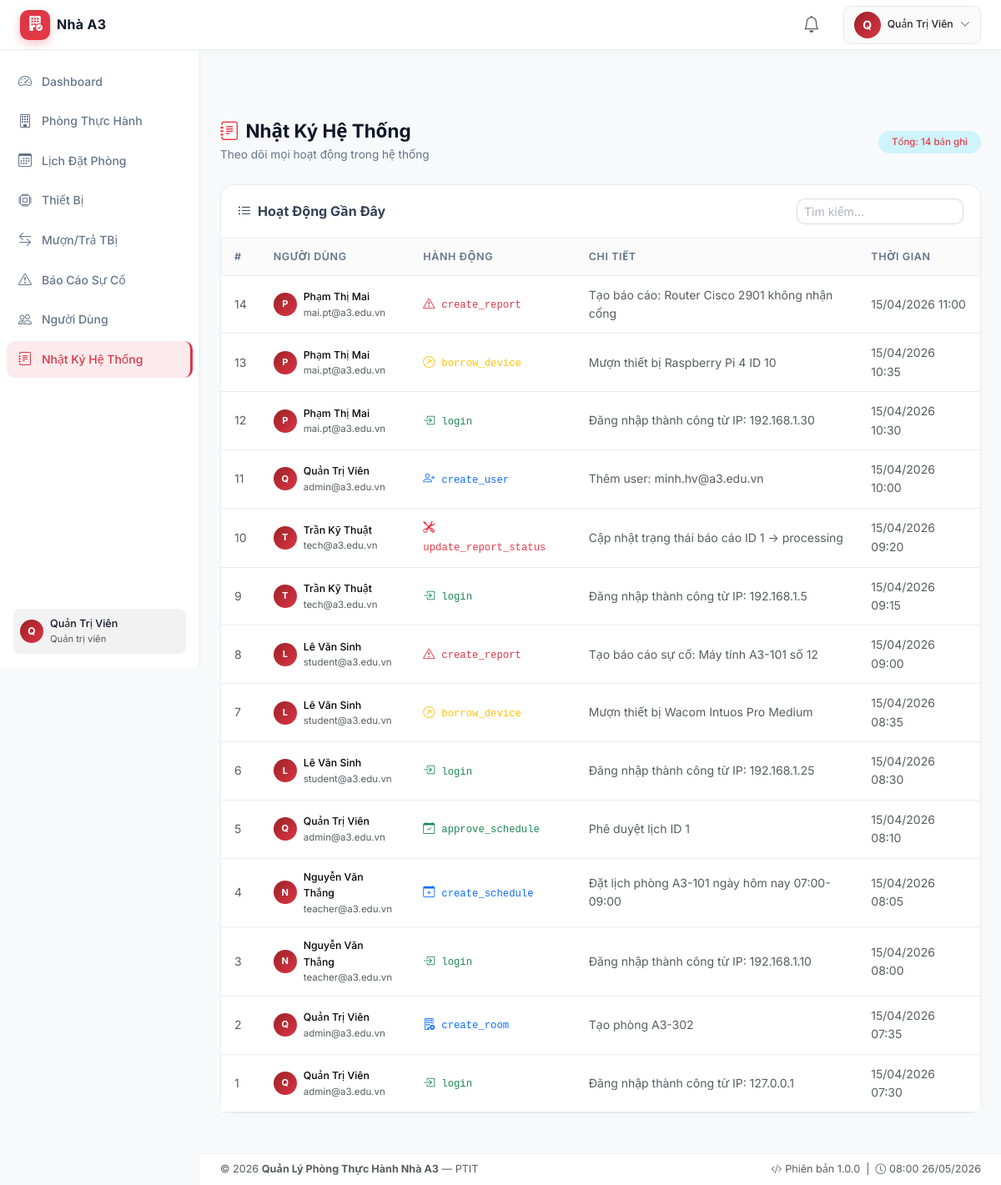
The page /views/logs.php (signed in) on the database its author committed.
### tables this page shows
CREATE TABLE `logs` (
  `id`         INT UNSIGNED NOT NULL AUTO_INCREMENT,
  `user_id`    INT UNSIGNED DEFAULT NULL,
  `action`     VARCHAR(100) NOT NULL,
  `detail`     TEXT         DEFAULT NULL,
  `created_at` DATETIME     NOT NULL DEFAULT CURRENT_TIMESTAMP,
  PRIMARY KEY (`id`),
  INDEX `idx_user_id`   (`user_id`),
  INDEX `idx_action`    (`action`),
  INDEX `idx_created_at`(`created_at`),
  CONSTRAINT `fk_log_user`
    FOREIGN KEY (`user_id`) REFERENCES `users`(`id`) ON DELETE SET NULL ON UPDATE CASCADE
);

CREATE TABLE `users` (
  `id`         INT UNSIGNED   NOT NULL AUTO_INCREMENT,
  `full_name`  VARCHAR(100)   NOT NULL,
  `email`      VARCHAR(150)   NOT NULL UNIQUE,
  `password`   VARCHAR(255)   NOT NULL,
  `role`       ENUM('admin','teacher','technician','student') NOT NULL DEFAULT 'student',
  `phone`      VARCHAR(20)    DEFAULT NULL,
  `status`     ENUM('active','inactive') NOT NULL DEFAULT 'active',
  `created_at` DATETIME       NOT NULL DEFAULT CURRENT_TIMESTAMP,
  PRIMARY KEY (`id`),
  INDEX `idx_email` (`email`),
  INDEX `idx_role`  (`role`)
);

### config/helpers.php (called while the page is built, shortened)
<?php
function formatDateTime(string $datetime): string {
    return date('d/m/Y H:i', strtotime($datetime));
}

### views/logs.php (the view, shortened to what this page needs)
<?php
require_once __DIR__ . '/../config/helpers.php';
$db   = Database::getConnection();
$page = max(1, (int) ($_GET['page'] ?? 1));
$limit  = 20;
$offset = ($page - 1) * $limit;
$total = (int) $db->query("SELECT COUNT(*) FROM logs")->fetchColumn();
$stmt  = $db->prepare(
    "SELECT l.*, u.full_name, u.email
     FROM logs l
     LEFT JOIN users u ON u.id = l.user_id
     ORDER BY l.created_at DESC LIMIT ? OFFSET ?"
);
$stmt->execute([$limit, $offset]);
$logs = $stmt->fetchAll();
$actionIcons = [
    'login'              => ['bi-box-arrow-in-right','text-success'],
    'logout'             => ['bi-box-arrow-right','text-muted'],
    'create_room'        => ['bi-building-add','text-primary'],
    'update_room'        => ['bi-pencil-square','text-warning'],
    'delete_room'        => ['bi-building-x','text-danger'],
    'create_device'      => ['bi-cpu','text-primary'],
    'update_device'      => ['bi-pencil','text-warning'],
    'delete_device'      => ['bi-trash','text-danger'],
    'create_schedule'    => ['bi-calendar-plus','text-primary'],
    'approve_schedule'   => ['bi-calendar-check','text-success'],
    'reject_schedule'    => ['bi-calendar-x','text-danger'],
    'borrow_device'      => ['bi-arrow-up-right-circle','text-warning'],
    'return_device'      => ['bi-arrow-return-left','text-success'],
    'create_report'      => ['bi-exclamation-triangle','text-danger'],
    'update_report_status'=> ['bi-tools','text-info'],
    'create_user'        => ['bi-person-plus','text-primary'],
    'update_user'        => ['bi-person-gear','text-warning'],
    'delete_user'        => ['bi-person-x','text-danger'],
];
require_once __DIR__ . '/partials/header.php';
?>
<div class="d-flex flex-column min-vh-100">
<div class="app-wrapper">
<?php require_once __DIR__ . '/partials/sidebar.php'; ?>
<div class="main-content">
  <div class="d-flex align-items-center justify-content-between mb-4">
    <div>
      <h1 class="page-title mb-1"><i class="bi bi-journal-text me-2 text-info"></i>Nhật Ký Hệ Thống</h1>
      <p class="page-subtitle mb-0">Theo dõi mọi hoạt động trong hệ thống</p>
    </div>
    <span class="badge bg-info-subtle text-info px-3 py-2">Tổng: <?= number_format($total) ?> bản ghi</span>
  </div>
  <div class="app-card">
    <div class="card-header d-flex align-items-center justify-content-between">
      <h6 class="mb-0 fw-bold"><i class="bi bi-list-ul me-2"></i>Hoạt Động Gần Đây</h6>
      <input type="text" id="tableSearch" class="form-control form-control-sm" placeholder="Tìm kiếm..." style="width:200px;">
    </div>
    <div class="card-body p-0">
      <div class="table-responsive">
        <table class="table app-table mb-0">
          <thead><tr>
            <th>#</th><th>Người dùng</th><th>Hành động</th><th>Chi tiết</th><th>Thời gian</th>
          </tr></thead>
          <tbody>
            <?php if (empty($logs)): ?>
              <tr><td colspan="5" class="text-center text-muted py-4">Chưa có nhật ký nào.</td></tr>
            <?php else: ?>
              <?php foreach ($logs as $log): ?>
                <?php
                $iconInfo = $actionIcons[$log['action']] ?? ['bi-circle','text-muted'];
                ?>
                <tr>
                  <td class="text-muted small"><?= $log['id'] ?></td>
                  <td>
                    <div class="d-flex align-items-center gap-2">
                      <div style="width:28px;height:28px;background:linear-gradient(135deg,#9b2226,#dc3545);border-radius:50%;display:flex;align-items:center;justify-content:center;font-weight:700;font-size:11px;color:#fff;flex-shrink:0;">
                        <?= strtoupper(substr($log['full_name']??'?',0,1)) ?>
                      </div>
                      <div>
                        <p class="mb-0 small fw-medium"><?= htmlspecialchars($log['full_name'] ?? 'Hệ thống') ?></p>
                        <p class="mb-0 text-muted" style="font-size:0.72rem;"><?= htmlspecialchars($log['email'] ?? '') ?></p>
                      </div>
                    </div>
                  </td>
                  <td>
                    <span class="<?= $iconInfo[1] ?>">
                      <i class="bi <?= $iconInfo[0] ?> me-1"></i>
                      <span class="font-monospace small"><?= htmlspecialchars($log['action']) ?></span>
                    </span>
                  </td>
                  <td class="text-muted small"><?= htmlspecialchars($log['detail'] ?: '—') ?></td>
                  <td class="text-muted small"><?= formatDateTime($log['created_at']) ?></td>
                </tr>
              <?php endforeach; ?>
            <?php endif; ?>
          </tbody>
        </table>
      </div>
    </div>
  </div>
</div>
<?php require_once __DIR__ . '/partials/footer.php'; ?>

### assets/css/style.css (style rules this page uses)
*, *::before, *::after { box-sizing: border-box; }
:root { --bg-dark: #f8f9fa; --bg-card: #ffffff; --bg-card-hover: #fff5f5; --sidebar-bg: #ffffff; --navbar-bg: #ffffff; --border-color: rgba(0,0,0,0.08); --text-primary: #334155; --text-muted: #64748b; --text-heading: #0f172a; --accent-primary: #dc3545; --accent-blue: #dc3545; --accent-cyan: #e63946; --accent-purple: #9b2226; --accent-green: #22c55e; --accent-orange: #f59e0b; --accent-red: #dc3545; --sidebar-width: 240px; --navbar-height: 60px; }
body { font-family: 'Inter', system-ui, sans-serif; background: var(--bg-dark); color: var(--text-primary); margin: 0; font-size: 0.9rem; line-height: 1.6; }
.app-wrapper { display: flex; padding-top: var(--navbar-height); min-height: calc(100vh - var(--navbar-height)); }
.main-content { margin-left: var(--sidebar-width); flex: 1; padding: 24px; min-width: 0; }
.app-card { background: var(--bg-card); border: 1px solid var(--border-color); border-radius: 16px; transition: all 0.25s; box-shadow: 0 2px 8px rgba(0,0,0,0.02); }
.app-card .card-header { background: transparent; border-bottom: 1px solid var(--border-color); padding: 16px 20px; border-radius: 16px 16px 0 0; }
.app-card .card-body { padding: 20px; }
.app-table { color: var(--text-primary); }
.app-table thead th { background: rgba(0,0,0,0.02); color: var(--text-muted); font-size: 0.78rem; font-weight: 600; text-transform: uppercase; letter-spacing: 0.6px; border-color: var(--border-color); padding: 12px 16px; white-space: nowrap; }
.app-table tbody td { border-color: var(--border-color); vertical-align: middle; padding: 12px 16px; font-size: 0.875rem; }
.app-table tbody tr { transition: background 0.15s; }
.form-control, .form-select { background: #ffffff; border: 1px solid rgba(0,0,0,0.15); color: var(--text-heading); border-radius: 10px; }
.form-control::placeholder { color: #adb5bd; }
.badge { font-size: 0.72rem; padding: 4px 10px; border-radius: 20px; font-weight: 500; }
.page-title { font-size: 1.4rem; font-weight: 700; color: var(--text-heading); }
.page-subtitle { color: var(--text-muted); font-size: 0.85rem; }
.text-info { color: var(--accent-cyan) !important; }

### rows shown on the page
logs: id "14", user.full_name "P", user.full_name "Phạm Thị Mai", user.email "mai.pt@a3.edu.vn", action "create_report", detail "Tạo báo cáo: Router Cisco 2901 không nhận cổng", created_at "15/04/2026 11:00"
logs: id "13", user.full_name "P", user.full_name "Phạm Thị Mai", user.email "mai.pt@a3.edu.vn", action "borrow_device", detail "Mượn thiết bị Raspberry Pi 4 ID 10", created_at "15/04/2026 10:35"
logs: id "12", user.full_name "P", user.full_name "Phạm Thị Mai", user.email "mai.pt@a3.edu.vn", action "login", detail "Đăng nhập thành công từ IP: 192.168.1.30", created_at "15/04/2026 10:30"
logs: id "11", user.full_name "Q", user.full_name "Quản Trị Viên", user.email "admin@a3.edu.vn", action "create_user", detail "Thêm user: minh.hv@a3.edu.vn", created_at "15/04/2026 10:00"
logs: id "10", user.full_name "T", user.full_name "Trần Kỹ Thuật", user.email "tech@a3.edu.vn", action "update_report_status", detail "Cập nhật trạng thái báo cáo ID 1 -> processing", created_at "15/04/2026 09:20"
logs: id "9", user.full_name "T", user.full_name "Trần Kỹ Thuật", user.email "tech@a3.edu.vn", action "login", detail "Đăng nhập thành công từ IP: 192.168.1.5", created_at "15/04/2026 09:15"
logs: id "8", user.full_name "L", user.full_name "Lê Văn Sinh", user.email "student@a3.edu.vn", action "create_report", detail "Tạo báo cáo sự cố: Máy tính A3-101 số 12", created_at "15/04/2026 09:00"
logs: id "7", user.full_name "L", user.full_name "Lê Văn Sinh", user.email "student@a3.edu.vn", action "borrow_device", detail "Mượn thiết bị Wacom Intuos Pro Medium", created_at "15/04/2026 08:35"
logs: id "6", user.full_name "L", user.full_name "Lê Văn Sinh", user.email "student@a3.edu.vn", action "login", detail "Đăng nhập thành công từ IP: 192.168.1.25", created_at "15/04/2026 08:30"
logs: id "5", user.full_name "Q", user.full_name "Quản Trị Viên", user.email "admin@a3.edu.vn", action "approve_schedule", detail "Phê duyệt lịch ID 1", created_at "15/04/2026 08:10"
logs: id "4", user.full_name "N", user.full_name "Nguyễn Văn Thắng", user.email "teacher@a3.edu.vn", action "create_schedule", detail "Đặt lịch phòng A3-101 ngày hôm nay 07:00-09:00", created_at "15/04/2026 08:05"
logs: id "3", user.full_name "N", user.full_name "Nguyễn Văn Thắng", user.email "teacher@a3.edu.vn", action "login", detail "Đăng nhập thành công từ IP: 192.168.1.10", created_at "15/04/2026 08:00"
logs: id "2", user.full_name "Q", user.full_name "Quản Trị Viên", user.email "admin@a3.edu.vn", action "create_room", detail "Tạo phòng A3-302", created_at "15/04/2026 07:35"
logs: id "1", user.full_name "Q", user.full_name "Quản Trị Viên", user.email "admin@a3.edu.vn", action "login", detail "Đăng nhập thành công từ IP: 127.0.0.1", created_at "15/04/2026 07:30"

### other values the page prints
substr($_SESSION['user_name'] ?? 'U', 0, 1) "Q"
$_SESSION['user_name'] "Quản Trị Viên"
$item['label'] "Dashboard"
$item['label'] "Phòng Thực Hành"
$item['label'] "Lịch Đặt Phòng"
$item['label'] "Thiết Bị"
$item['label'] "Mượn/Trả TBị"
$item['label'] "Báo Cáo Sự Cố"
$item['label'] "Người Dùng"
$item['label'] "Nhật Ký Hệ Thống"
substr($_SESSION['user_name']??'U',0,1) "Q"
getRoleLabel($role) "Quản trị viên"
$total "14"
APP_NAME "Quản Lý Phòng Thực Hành Nhà A3"
APP_VERSION "1.0.0"
